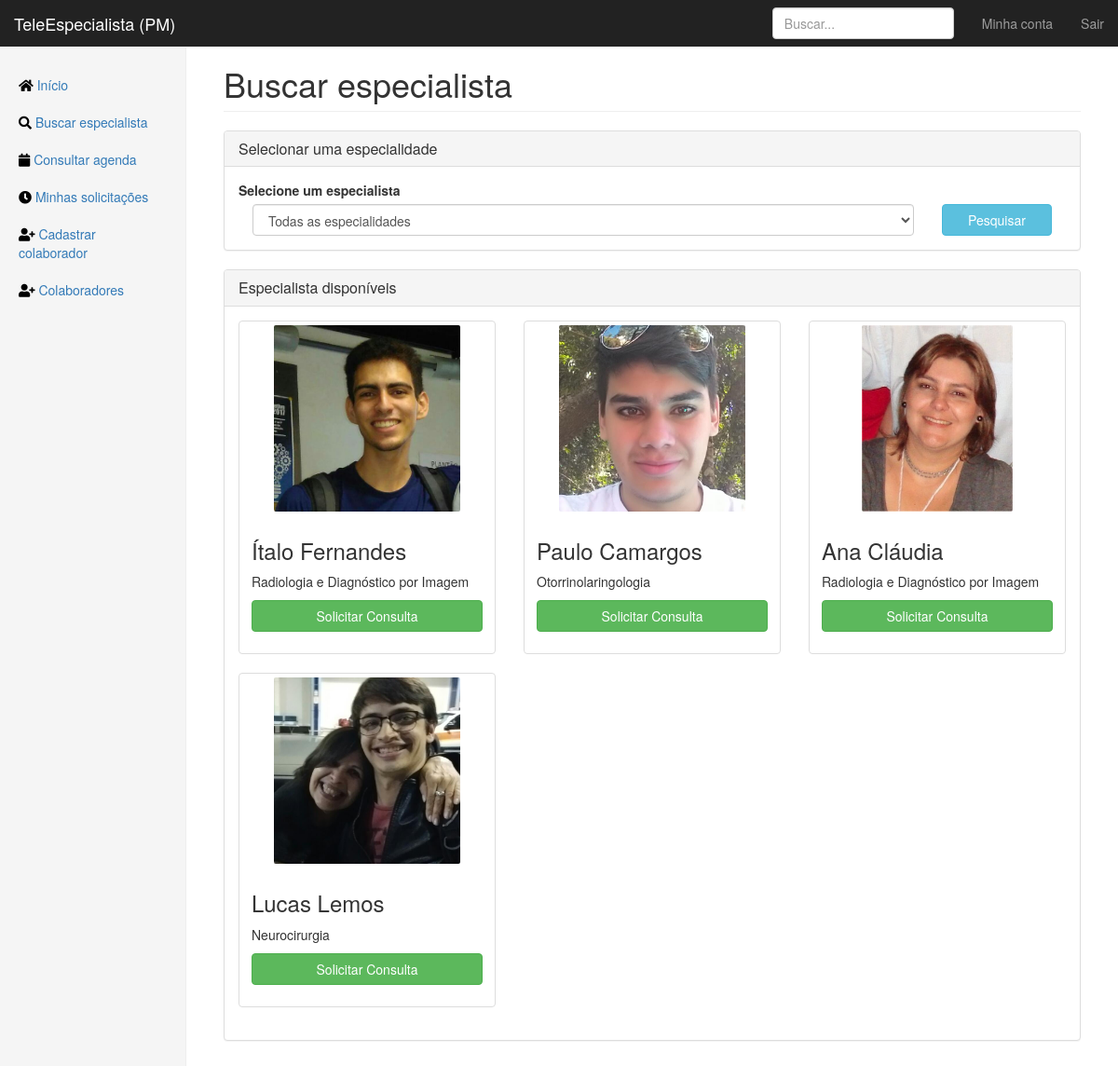
Screenshot of /search_specialist (signed in) with the database file from the repository.
### app/models.py (models this page shows, shortened)
class User(db.Model, UserMixin):
    id = db.Column(db.Integer, primary_key=True)
    email = db.Column(db.String(120), unique=True, nullable=False)
    password = db.Column(db.String(64), nullable=False)
    image_file = db.Column(db.String(100))
    crm = db.Column(db.Integer, unique=True, nullable=False)
    fullname = db.Column(db.String(256), nullable=False)
    birthdate = db.Column(db.DateTime)
    birthcity = db.Column(db.String(256))
    birthstate = db.Column(db.String(2))
    rg = db.Column(db.String(12), unique=True, nullable=False)
    cpf = db.Column(db.String(12), unique=True, nullable=False)
    cep = db.Column(db.Integer)
    place = db.Column(db.String(64))
    address = db.Column(db.String(256))
    neighborhood = db.Column(db.String(128))
    city = db.Column(db.String(128))
    state = db.Column(db.String(2))
    phone_1 = db.Column(db.String(16), nullable=False)
    phone_2 = db.Column(db.String(16))
    specialties = db.relationship('Specialty', secondary=joinsSpecialtyUser,
    backref=db.backref('doctors', lazy='dynamic'))
    consultas = db.relationship('Consulta', secondary=joinConsultaUser,
    backref=db.backref('doctors', lazy='dynamic'))
    shifts = db.relationship('Calendar', secondary=joinCalendarUser,
    backref=db.backref('doctor', lazy='dynamic'))

class Specialty(db.Model):
    id = db.Column(db.Integer, primary_key=True)
    specialty = db.Column(db.String(64), unique=True, nullable=False)
    service_days = db.relationship('Calendar', backref='specialty')

### app/routes.py (the view)
@app.route("/search_specialist", methods=['GET', 'POST'])
@login_required
def search_specialist():
    form = SearchSpecialistForm()
    form.populate_select_specialities()
    form.populate_menuzinhos(0)
    if request.method == 'POST':
        form.populate_menuzinhos(form.select_specialities.data)
    return render_template("search_specialist.html",
    title="Buscar - TeleEspecialista",
    form=form)

### app/forms.py
class MenuzinhoSubmit(FlaskForm):
    user = None
    submit = SubmitField("Solicitar Consulta")

### app/forms.py (called while the page is built)
    def populate_select_specialities(self):
        choices = [(0,'Todas as especialidades')]
        specialties = []
        for u in User.query.all():
            s = Specialty.query.with_parent(u)[0]
            if not s.specialty in specialties and s.specialty != 'Geral':
                specialties.append(s.specialty)
                choices.append((s.id, s.specialty))
        self.select_specialities.choices = choices

    def populate_menuzinhos(self, s):
        self.solicitar_consulta_submits = []
        if s == 0 or s == '0':
            users_found = User.query.all()
        else:
            users_found = User.query.with_parent(Specialty.query.filter_by(id=s)[0])
        for u in users_found:
            if u.specialties[0].specialty != 'Geral':
                menuzinho_submit = MenuzinhoSubmit()
                menuzinho_submit.user = u
                menuzinho_submit.submit.id = ("submit_consulta_%d"%(u.id))
                menuzinho_submit.submit.description = ("Requisitar consulta com %s" % u.fullname)
                self.solicitar_consulta_submits.append(menuzinho_submit)

### app/models.py (called while the page is built)
@login_manager.user_loader
def load_user(user_id):
    return User.query.get(int(user_id))

### app/templates/search_specialist.html (shortened to what this page needs)
{% extends "layout.html" %}
{% block content %}
<h1 class="page-header">Buscar especialista</h1>
<div class="panel panel-default">
    <div class="panel-heading">
        <h3 class="panel-title">Selecionar uma especialidade</h3>
    </div>
    <div class="panel-body">
        <form method="post" action="">
        <div class="form-group">
            <div class="rol">
                <label for="sel1">Selecione um especialista</label>
            </div>
            <div class="col-md-10">
            {{ form.select_specialities(class="form-control") }}
            </div>
            <div class="col-md-2">
            {{ form.search_submit(class="btn btn-info btn-block") }}
            </div>
        </div>
        </form>
    </div>
</div>
<div class="panel panel-default">
    <div class="panel-heading">
        <h3 class="panel-title">Especialista disponíveis</h3>
    </div>
    <div class="panel-body">
        <div class="row">
            {% for s in form.solicitar_consulta_submits %}
            <div class="col-sm-6 col-md-4">
                <div class="thumbnail">
                    <center>
                    <img src="{{ url_for('static', filename='profilePics/' + s.user.image_file) }}"
                    alt="User Picture"
                    height= "200px"
                    style="border-radius:1%">
                    </center>
                    <div class="caption">
                        <h3>{{ s.user.fullname }}</h3>
                        <p>{{ s.user.specialties[0].specialty }}</p>
                        <p>
                            {{ s.submit(class="btn btn-success btn-block") }}
                        </p>
                    </div>
                </div>
            </div>
            {% endfor %}
        </div>
    </div>
</div>
{% endblock %}

### app/templates/layout.html (shortened to what this page needs)
<!DOCTYPE html>
<html lang="pt-br">
<head>
    <link rel="stylesheet" href="https://use.fontawesome.com/releases/v5.0.13/css/all.css">
    <link href="{{ url_for('static', filename='bootstrap.min.css') }}" rel="stylesheet" type="text/css">
    <link href="{{ url_for('static', filename='dashboard.css') }}" rel="stylesheet" type="text/css">
    <link href="{{ url_for('static', filename='mainLogged.css') }}" rel="stylesheet" type="text/css">
</head>
<body>
    <nav class="navbar navbar-inverse navbar-fixed-top">
        <div class="container-fluid">
            <div class="navbar-header">
                <a class="navbar-brand" href="{{ url_for('home') }}">TeleEspecialista (PM)</a>
            </div>
            <div id="navbar" class="navbar-collapse collapse">
                <ul class="nav navbar-nav navbar-right">
                    <li><a href="{{ url_for("account") }}">Minha conta</a></li>
                    <li><a href="{{ url_for("logout") }}">Sair</a></li>
                </ul>
                <form class="navbar-form navbar-right">
                    <input type="text" class="form-control" placeholder="Buscar...">
                </form>
            </div>
        </div>
    </nav>
    <div class="container-fluid">
        <div class="row">
            <div class="col-sm-3 col-md-2 sidebar">
                <ul class="nav nav-sidebar">
                    <li><a href="{{ url_for("home") }}"> <i class="fa fa-home" style="color:black"></i>
                        Início<span class="sr-only">(current)</span></a></li>
                    <li><a href="{{ url_for("search_specialist") }}"><i class="fa fa-search" style="color:black"></i>
                        Buscar especialista</a></li>
                    <li><a href="{{ url_for("show_schedule")}}"><i class="fa fa-calendar" style="color:black"></i>
                        Consultar agenda</a></li>
                    <li><a href="{{ url_for("check_requests") }}"><i class="fa fa-clock" style="color:black"></i>
                        Minhas solicitações</a></li>
                    <li><a href="{{ url_for("register") }}"><i class="fa fa-user-plus" style="color:black"></i>
                        Cadastrar colaborador</a></li>
                    <li><a href="{{ url_for("staff") }}"><i class="fa fa-user-plus" style="color:black"></i>
                        Colaboradores</a></li>
                </ul>
            </div>
            <div class="col-sm-9 col-sm-offset-3 col-md-10 col-md-offset-2 main">
                {% block content %}
                {% endblock content %}
            </div>
        </div>
    </div>
</body>
</html>

### app/static/dashboard.css (style rules this page uses)
body { padding-top: 50px; }
.navbar-fixed-top { border: 0; }
.sidebar { display: none; }
@media (min-width: 768px) { .sidebar { position: fixed; top: 51px; bottom: 0; left: 0; z-index: 1000; display: block; padding: 20px; overflow-x: hidden; overflow-y: auto; background-color: #f5f5f5; border-right: 1px solid #eee; } }
.nav-sidebar { margin-right: -21px; margin-bottom: 20px; margin-left: -20px; }
.nav-sidebar > li > a { padding-right: 20px; padding-left: 20px; }
.main { padding: 20px; }
@media (min-width: 768px) { .main { padding-right: 40px; padding-left: 40px; } }
.main .page-header { margin-top: 0; }

### app/static/mainLogged.css (style rules this page uses)
.thumbnail p, .thumbnail h4 { white-space: nowrap; text-overflow: ellipsis; overflow: hidden; }

### rows the page displays
User: image_file (picture), user.fullname "Ítalo Fernandes"
Specialty: user "Radiologia e Diagnóstico por Imagem" "Radiologia e Diagnóstico por Imagem"
User: image_file (picture), user.fullname "Paulo Camargos"
Specialty: user "Otorrinolaringologia"
User: image_file (picture), user.fullname "Ana Cláudia"
User: image_file (picture), user.fullname "Lucas Lemos"
Specialty: user "Neurocirurgia"
